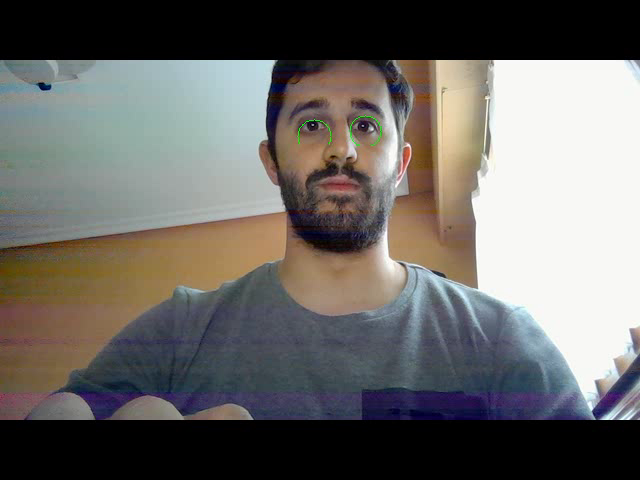
#> input picture frame 36 of Desafio11/desafio11_erode.avi, 640 x 480 px, given in place of slowflv.mov, which was not available
$ jupyter execute --allow-errors 'tutorial-42 meanshift and camshift.ipynb'
#> lines starting #> are read from the running program, lines starting #| are printed output that depends on the picture; after the words box and inside, x2 and y2 are one past the last pixel; in counts of white or black regions, pixels touching at a corner belong together; pictures that were not available may be replaced by others from this repository, and a replacement may not be noted
[cell 1]
# video analysis
# Meanshift and Camshift
# https://docs.opencv.org/3.1.0/db/df8/tutorial_py_meanshift.html

[cell 2]
import cv2
import numpy as np
from matplotlib import pyplot as plt

[cell 3]
cd ../data

[cell 4]
cap = cv2.VideoCapture('slowflv.mov')

[cell 5]
cap

[cell 6]
# take first frame of the video
ret,frame = cap.read()
#> frame is the input picture: shape (480, 640, 3); mean B, G, R 102, 105, 107.3

[cell 7]
# setup initial location of window
r,h,c,w = 250,90,400,125  # simply hardcoded the values
track_window = (c,r,w,h)

[cell 8]
# set up the ROI for tracking
roi = frame[r:r+h, c:c+w]
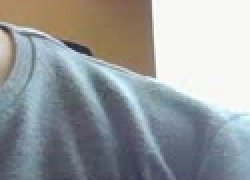
#> roi: shape (90, 125, 3) (shown 2 times larger); mean B, G, R 158, 156.3, 152
hsv_roi =  cv2.cvtColor(roi, cv2.COLOR_BGR2HSV)
#> hsv_roi: shape (90, 125, 3); mean H, S, V 73.9, 45.7, 168.2
mask = cv2.inRange(hsv_roi, np.array((0., 60.,32.)), np.array((180.,255.,255.)))
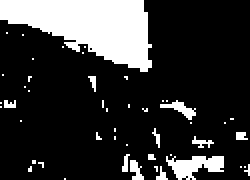
#> mask: shape (90, 125) (shown 2 times larger); 19.7% white; 48 white regions (40 under 20 px), largest, box (x1, y1, x2, y2) and area: (0, 0, 76, 36) 1660, (83, 78, 112, 90) 210, (80, 50, 98, 60) 68
roi_hist = cv2.calcHist([hsv_roi],[0],mask,[180],[0,180])
#> roi_hist = 180 values, max 389 at index 17, min 0 at index 0, mean 12.29
cv2.normalize(roi_hist,roi_hist,0,255,cv2.NORM_MINMAX)
#> Out = 180 values, max 255 at index 17, min 0 at index 0, mean 8.06

[cell 9]
# Setup the termination criteria, either 10 iteration or move by atleast 1 pt
term_crit = ( cv2.TERM_CRITERIA_EPS | cv2.TERM_CRITERIA_COUNT, 10, 1 )

[cell 10]
while(1):
     ret ,frame = cap.read()
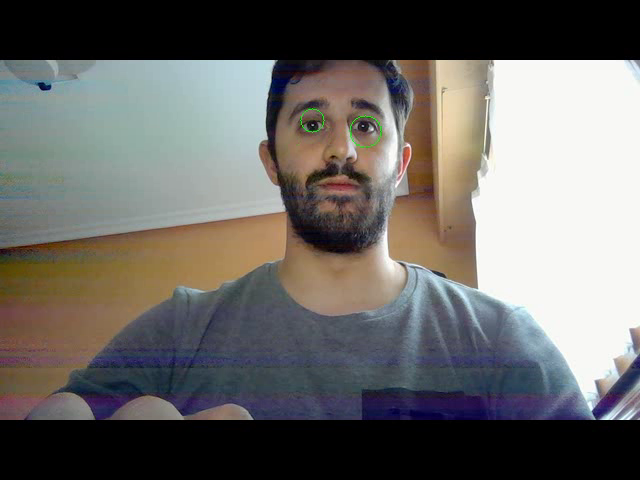
#> input picture frame 37 of Desafio11/desafio11_erode.avi, 640 x 480 px, given in place of slowflv.mov, which was not available
#> frame is the input picture: shape (480, 640, 3); mean B, G, R 102.1, 104.8, 106.8

     if ret == True:
         hsv = cv2.cvtColor(frame, cv2.COLOR_BGR2HSV)
#> hsv: shape (480, 640, 3); mean H, S, V 48, 47.8, 114.8
         dst = cv2.calcBackProject([hsv],[0],roi_hist,[0,180],1)
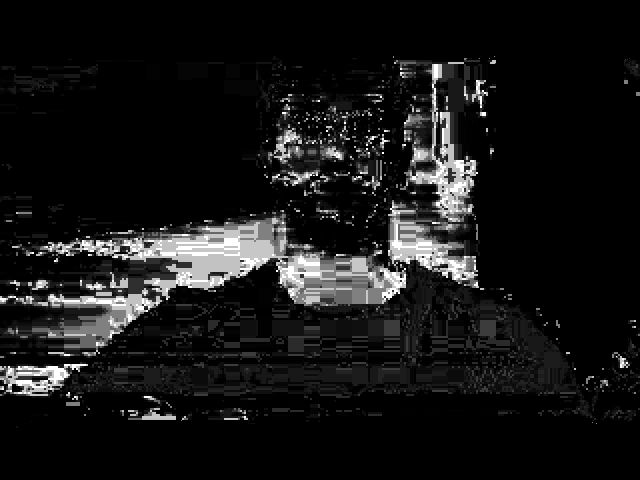
#> dst: shape (480, 640); min 0, max 255, mean 22.2

         # apply meanshift to get the new location
         ret, track_window = cv2.meanShift(dst, track_window, term_crit)
#> ret = 8; track_window = (345, 215, 125, 90)

         # Draw it on image
         x,y,w,h = track_window
#> x = 345; y = 215; w = 125; h = 90
         img2 = cv2.rectangle(frame, (x,y), (x+w,y+h), 255,2)
         cv2.imshow('img2',img2)

         k = cv2.waitKey(60) & 0xff
#> (key Esc is pressed here)
         if k == 27:
             break
         else:
             cv2.imwrite(chr(k)+".jpg",img2)

     else:
         break

cv2.destroyAllWindows()
cap.release()

[cell 11]
# Camshift in OpenCV

[cell 12]
cap = cv2.VideoCapture('slowflv.mov')

[cell 13]
# take first frame of the video
ret,frame = cap.read()

[cell 14]
# setup initial location of window
r,h,c,w = 250,90,400,125  # simply hardcoded the values
track_window = (c,r,w,h)

[cell 15]
# set up the ROI for tracking
roi = frame[r:r+h, c:c+w]
hsv_roi =  cv2.cvtColor(roi, cv2.COLOR_BGR2HSV)
mask = cv2.inRange(hsv_roi, np.array((0., 60.,32.)), np.array((180.,255.,255.)))
roi_hist = cv2.calcHist([hsv_roi],[0],mask,[180],[0,180])
cv2.normalize(roi_hist,roi_hist,0,255,cv2.NORM_MINMAX)

$ run again, starting later in the video
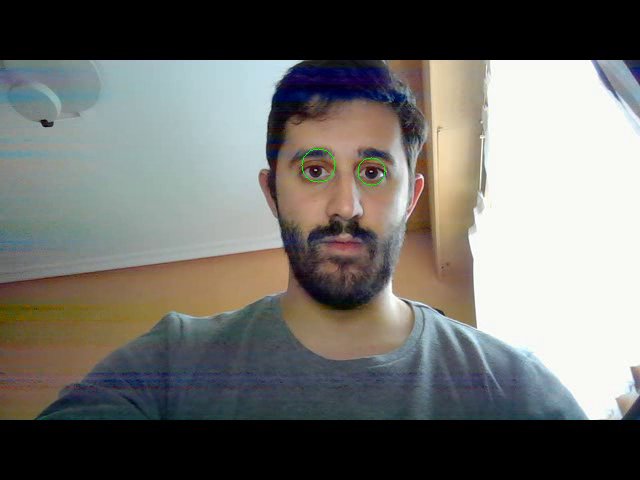
#> input picture frame 162 of Desafio11/desafio11_erode.avi, 640 x 480 px, given in place of slowflv.mov, which was not available
#> frame is the input picture: shape (480, 640, 3); mean B, G, R 107.9, 111.5, 111.9
#> hsv_roi: shape (90, 125, 3); mean H, S, V 35.4, 48.4, 192
#> `mask = cv2.inRange(hsv_roi, np.array((0., 60.,32.)), np.array((180.,25..`:
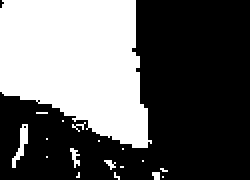
#> mask: shape (90, 125) (shown 2 times larger); 38.5% white; 18 white regions (15 under 20 px), largest, box (x1, y1, x2, y2) and area: (0, 0, 76, 74) 4160, (6, 62, 14, 84) 70, (35, 74, 40, 84) 25
#> roi_hist = 180 values, max 719 at index 14, min 0 at index 1, mean 24.03
#> `cv2.normalize(roi_hist,roi_hist,0,255,cv2.NORM_MINMAX)`: Out = 180 values, max 255 at index 14, min 0 at index 1, mean 8.52
#> hsv: shape (480, 640, 3); mean H, S, V 47.2, 47.5, 120
#> `dst = cv2.calcBackProject([hsv],[0],roi_hist,[0,180],1)`:
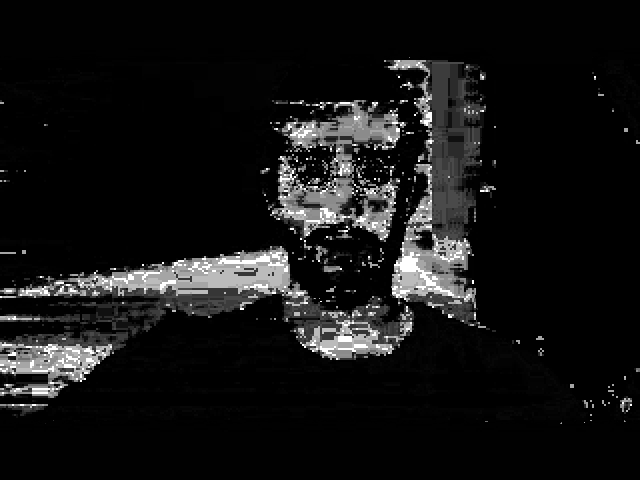
#> dst: shape (480, 640); min 0, max 255, mean 20.2
#> ret = 7; track_window = (363, 223, 125, 90)
#> x = 363; y = 223; w = 125; h = 90

$ run again, starting later in the video
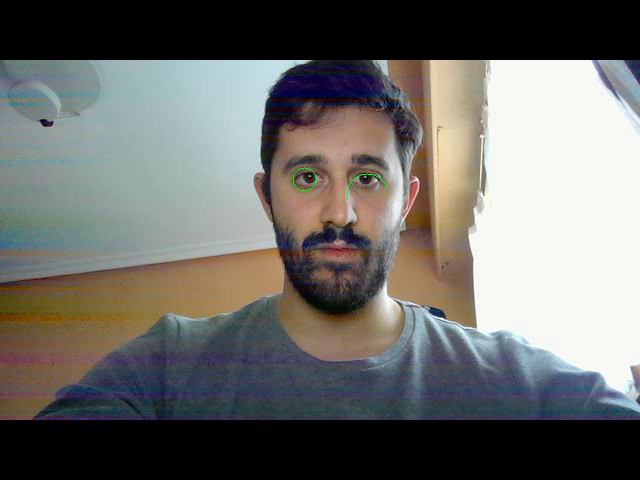
#> input picture frame 289 of Desafio11/desafio11_erode.avi, 640 x 480 px, given in place of slowflv.mov, which was not available
#> frame is the input picture: shape (480, 640, 3); mean B, G, R 105.3, 108.4, 109
#> hsv_roi: shape (90, 125, 3); mean H, S, V 38.1, 52.9, 188.1
#> `mask = cv2.inRange(hsv_roi, np.array((0., 60.,32.)), np.array((180.,25..`:
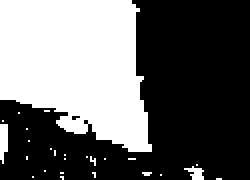
#> mask: shape (90, 125) (shown 2 times larger); 40.2% white; 26 white regions (23 under 20 px), largest, box (x1, y1, x2, y2) and area: (0, 0, 76, 76) 4369, (0, 62, 4, 82) 66, (92, 83, 102, 90) 40
#> roi_hist = 180 values, max 821 at index 16, min 0 at index 0, mean 25.16
#> `cv2.normalize(roi_hist,roi_hist,0,255,cv2.NORM_MINMAX)`: Out = 180 values, max 255 at index 16, min 0 at index 0, mean 7.81
#> hsv: shape (480, 640, 3); mean H, S, V 48.2, 48.7, 117.3
#> `dst = cv2.calcBackProject([hsv],[0],roi_hist,[0,180],1)`:
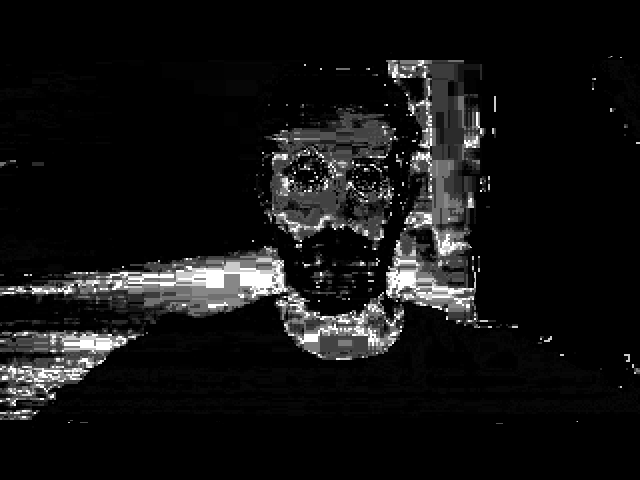
#> dst: shape (480, 640); min 0, max 255, mean 19.1
#> ret = 4; track_window = (360, 236, 125, 90)
#> x = 360; y = 236; w = 125; h = 90
